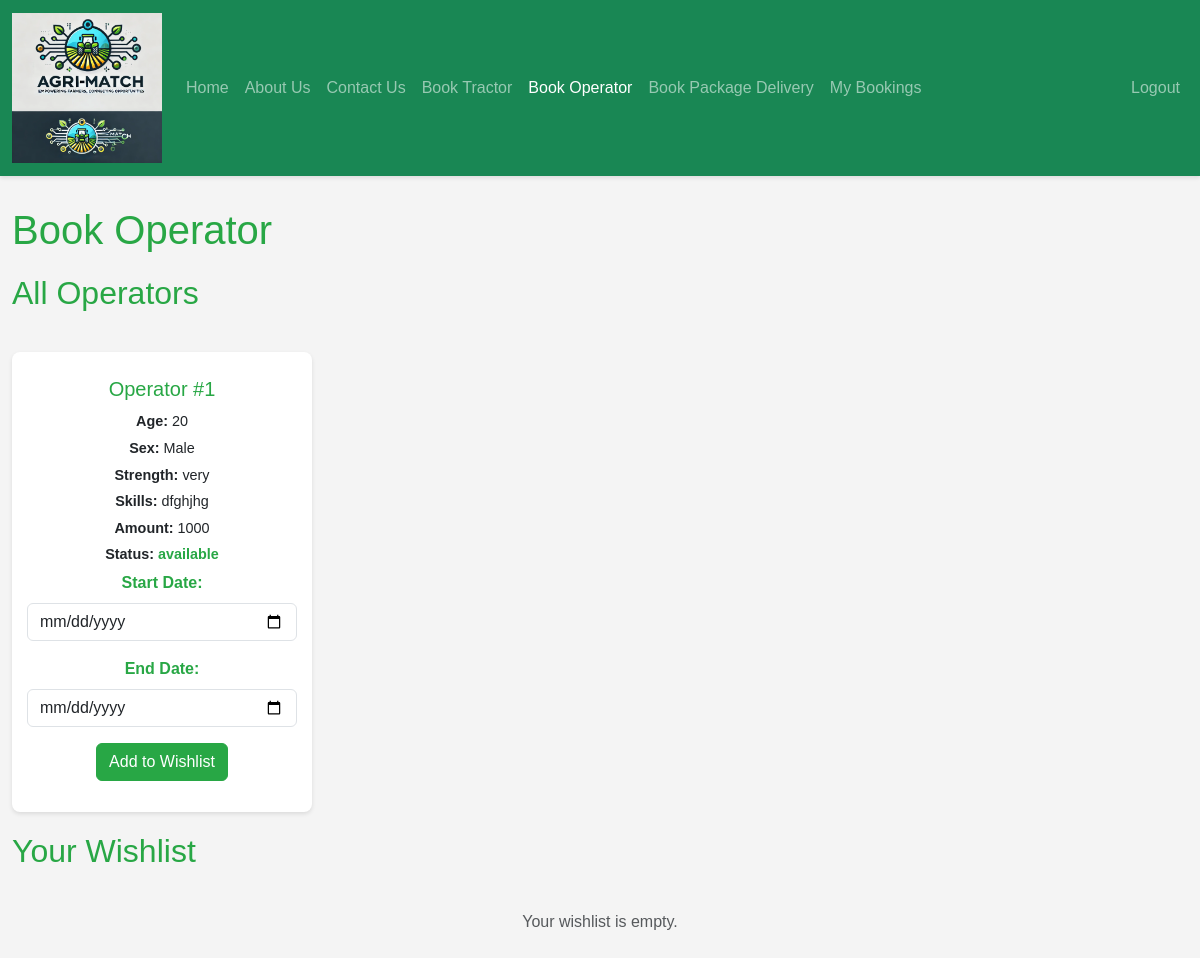
/book_operator.php (signed in), run on the app's committed database.
### tables this page shows
CREATE TABLE `operators` (
  `id` int(11) NOT NULL,
  `age` int(11) NOT NULL,
  `sex` enum('Male','Female','Other') NOT NULL,
  `strength` varchar(100) NOT NULL,
  `skills` text NOT NULL,
  `amount` int(11) NOT NULL,
  `created_at` timestamp NOT NULL DEFAULT current_timestamp(),
  `status` enum('available','booked') DEFAULT 'available'
);

### book_operator.php (the view, shortened to what this page needs)
<?php
$conn = new mysqli("localhost", "root", "", "agrimatch");
$sql = "SELECT * FROM operators";
$result = $conn->query($sql);
$user_id = $_SESSION['user_id'];
$sql_wishlist = "SELECT ow.*, o.age, o.sex, o.strength, o.skills
                 FROM operator_wishlist ow
                 JOIN operators o ON ow.operator_id = o.id
                 WHERE ow.user_id=?";
$stmt = $conn->prepare($sql_wishlist);
$stmt->bind_param("i", $user_id);
$stmt->execute();
$result_wishlist = $stmt->get_result();
?>
<!DOCTYPE html>
<html lang="en">
<head>
    <link href="https://cdn.jsdelivr.net/npm/bootstrap@5.3.0-alpha1/dist/css/bootstrap.min.css" rel="stylesheet">
    <link href="https://cdnjs.cloudflare.com/ajax/libs/font-awesome/6.0.0-beta3/css/all.min.css" rel="stylesheet">
</head>
<body>
    <nav class="navbar navbar-expand-lg navbar-dark bg-success">
        <div class="container-fluid">
            <a class="navbar-brand" href="dashboard.php">
                <img src="images/logo.png" alt="Agri-Match Logo" width="150">
            </a>
            <div class="collapse navbar-collapse" id="navbarNav">
                <ul class="navbar-nav me-auto">
                    <li class="nav-item"><a class="nav-link" href="user_dashboard.php">Home</a></li>
                    <li class="nav-item"><a class="nav-link" href="about_us.php">About Us</a></li>
                    <li class="nav-item"><a class="nav-link" href="contact_us.php">Contact Us</a></li>
                    <li class="nav-item"><a class="nav-link" href="book_tractor.php">Book Tractor</a></li>
                    <li class="nav-item"><a class="nav-link active" href="book_operator.php">Book Operator</a></li>
                    <li class="nav-item"><a class="nav-link" href="book_package.php">Book Package Delivery</a></li>
                    <li class="nav-item"><a class="nav-link" href="view_my_bookings.php">My Bookings</a></li>
                </ul>
                <ul class="navbar-nav">
                    <li class="nav-item"><a class="nav-link" href="logout.php">Logout</a></li>
                </ul>
            </div>
        </div>
    </nav>
    <div class="container">
        <h1>Book Operator</h1>
        <h2>All Operators</h2>
        <div class="operator-container">
            <?php
            if ($result && $result->num_rows > 0) {
                while ($row = $result->fetch_assoc()) {
                    $status_class = $row['status'] === 'available' ? 'status-available' : 'status-booked';
                    echo "<div class='operator-card'>
                            <h3>Operator #" . htmlspecialchars($row['id']) . "</h3>
                            <p><strong>Age:</strong> " . htmlspecialchars($row['age']) . "</p>
                            <p><strong>Sex:</strong> " . htmlspecialchars($row['sex']) . "</p>
                            <p><strong>Strength:</strong> " . htmlspecialchars($row['strength']) . "</p>
                            <p><strong>Skills:</strong> " . htmlspecialchars($row['skills']) . "</p>
                            <p><strong>Amount:</strong> " . htmlspecialchars($row['amount']) . "</p>
                            <p><strong>Status:</strong> <span class='$status_class'>" . htmlspecialchars($row['status']) . "</span></p>";
                    if ($row['status'] === 'available') {
                        echo "<form method='POST' class='mb-3'>
                                <input type='hidden' name='operator_id' value='" . htmlspecialchars($row['id']) . "'>
                                <div class='mb-3'>
                                    <label for='start_date_" . $row['id'] . "' class='form-label'>Start Date:</label>
                                    <input type='date' class='form-control' name='start_date' id='start_date_" . $row['id'] . "' required>
                                </div>
                                <div class='mb-3'>
                                    <label for='end_date_" . $row['id'] . "' class='form-label'>End Date:</label>
                                    <input type='date' class='form-control' name='end_date' id='end_date_" . $row['id'] . "' required>
                                </div>
                                <button type='submit' name='add_to_wishlist' class='btn btn-primary' onclick='return validateDates(" . $row['id'] . ")'>Add to Wishlist</button>
                              </form>";
                    } else {
                        echo "<p class='text-muted'>Not available for booking</p>";
                    }
                    echo "</div>";
                }
            } else {
                echo "<p class='text-muted text-center w-100'>No operators found.</p>";
            }
            ?>
        </div>
        <h2>Your Wishlist</h2>
        <div class="wishlist-container">
            <?php
            if ($result_wishlist && $result_wishlist->num_rows > 0) {
                while ($row = $result_wishlist->fetch_assoc()) {
                    echo "<div class='wishlist-card'>
                            <h3>Operator #" . htmlspecialchars($row['operator_id']) . "</h3>
                            <p><strong>Age:</strong> " . htmlspecialchars($row['age']) . "</p>
                            <p><strong>Sex:</strong> " . htmlspecialchars($row['sex']) . "</p>
                            <p><strong>Strength:</strong> " . htmlspecialchars($row['strength']) . "</p>
                            <p><strong>Skills:</strong> " . htmlspecialchars($row['skills']) . "</p>
                            <p><strong>Start Date:</strong> " . htmlspecialchars($row['start_date']) . "</p>
                            <p><strong>End Date:</strong> " . htmlspecialchars($row['end_date']) . "</p>
                            <p><strong>Amount:</strong> " . htmlspecialchars($row['amount']) . "</p>
                            <p><strong>Purchased By:</strong> " . htmlspecialchars($row['purchasedby']) . "</p>
                            <a href='remove_from_wishlist.php?id=" . htmlspecialchars($row['id']) . "' class='btn btn-danger btn-sm'>Remove</a>
                          </div>";
                }
            } else {
                echo "<p class='text-muted text-center w-100'>Your wishlist is empty.</p>";
            }
            ?>
        </div>
    </div>
</body>
</html>

### book_operator.php (style rules this page uses)
body { font-family: Arial, sans-serif; background-color: #f4f4f4; }
.navbar { box-shadow: 0 2px 4px rgba(0,0,0,0.1); }
.container { max-width: 1200px; margin-top: 30px; margin-bottom: 30px; }
.operator-container, .wishlist-container { display: flex; flex-wrap: wrap; gap: 20px; padding: 20px 0; }
.operator-card, .wishlist-card { background-color: #fff; border-radius: 8px; box-shadow: 0 2px 4px rgba(0,0,0,0.1); padding: 15px; width: 100%; max-width: 300px; text-align: center; transition: transform 0.2s; }
.operator-card h3, .wishlist-card h3 { color: #28a745; margin: 10px 0; font-size: 1.25rem; }
.operator-card p, .wishlist-card p { margin: 5px 0; font-size: 0.9rem; }
.form-label { font-weight: bold; color: #28a745; }
.btn-primary { background-color: #28a745; border-color: #28a745; }
h1, h2 { color: #28a745; margin-bottom: 20px; }
.status-available { color: #28a745; font-weight: bold; }

### data on the page
operators: id "1", age "20", sex "Male", strength "very", skills "dfghjhg", amount "1000", status "available"
